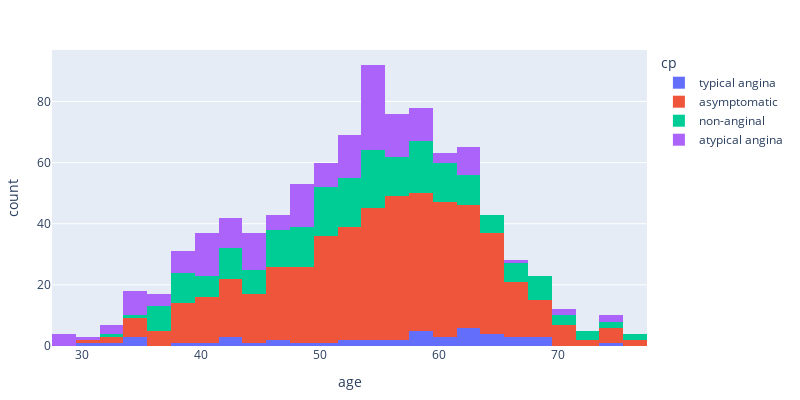

Here is the notebook cell this chart was saved with:
### Markdown cell above
#### Lets explore chest pain (ca) column

### Code cell
fig1 = px.histogram(df, x = 'age', color = 'cp')
fig1.update_layout(width=800, height=400, margin=dict(l=50, r=50, t=50, b=50))

### Figure 1 — Plotly figure (JSON) as saved in the notebook; plotly's stock layout.template omitted (floating-point values rounded to 4 significant figures; data arrays with more than 128 entries replaced by an {"elided": "..."} marker saying what was removed)
{"data": [{"alignmentgroup": "True", "bingroup": "x", "hovertemplate": "cp=typical angina<br>age=%{x}<br>count=%{y}<extra></extra>", "legendgroup": "typical angina", "marker": {"color": "#636efa", "pattern": {"shape": ""}}, "name": "typical angina", "offsetgroup": "typical angina", "orientation": "v", "showlegend": true, "type": "histogram", "x": [63, 64, 58, 66, 69, 40, 51, 34, 52, 65, 59, 52, 42, 59, 69, 59, 38, 56, 61, 60, 59, 64, 45, 30, 35, 43, 47, 54, 57, 62, 34, 43, 46, 55, 32, 62, 62, 67, 67, 65, 49, 62, 61, 68, 74, 62], "xaxis": "x", "yaxis": "y"}, {"alignmentgroup": "True", "bingroup": "x", "hovertemplate": "cp=asymptomatic<br>age=%{x}<br>count=%{y}<extra></extra>", "legendgroup": "asymptomatic", "marker": {"color": "#EF553B", "pattern": {"shape": ""}}, "name": "asymptomatic", "offsetgroup": "asymptomatic", "orientation": "v", "showlegend": true, "type": "histogram", "x": {"elided": "496 int values"}, "xaxis": "x", "yaxis": "y"}, {"alignmentgroup": "True", "bingroup": "x", "hovertemplate": "cp=non-anginal<br>age=%{x}<br>count=%{y}<extra></extra>", "legendgroup": "non-anginal", "marker": {"color": "#00cc96", "pattern": {"shape": ""}}, "name": "non-anginal", "offsetgroup": "non-anginal", "orientation": "v", "showlegend": true, "type": "histogram", "x": {"elided": "204 int values"}, "xaxis": "x", "yaxis": "y"}, {"alignmentgroup": "True", "bingroup": "x", "hovertemplate": "cp=atypical angina<br>age=%{x}<br>count=%{y}<extra></extra>", "legendgroup": "atypical angina", "marker": {"color": "#ab63fa", "pattern": {"shape": ""}}, "name": "atypical angina", "offsetgroup": "atypical angina", "orientation": "v", "showlegend": true, "type": "histogram", "x": {"elided": "174 int values"}, "xaxis": "x", "yaxis": "y"}], "layout": {"barmode": "relative", "height": 400, "legend": {"title": {"text": "cp"}, "tracegroupgap": 0}, "margin": {"b": 50, "l": 50, "r": 50, "t": 50}, "width": 800, "xaxis": {"anchor": "y", "domain": [0, 1], "title": {"text": "age"}}, "yaxis": {"anchor": "x", "domain": [0, 1], "title": {"text": "count"}}}}
